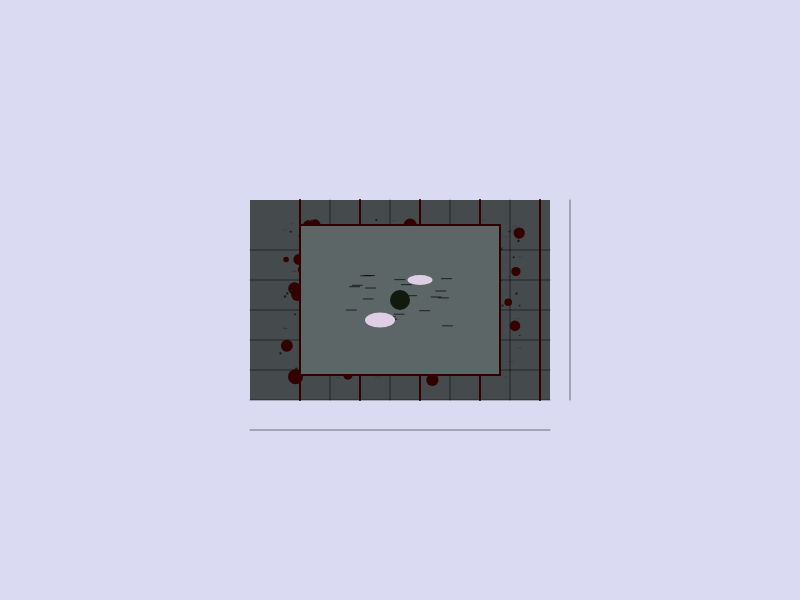
Frame 1 (no input)
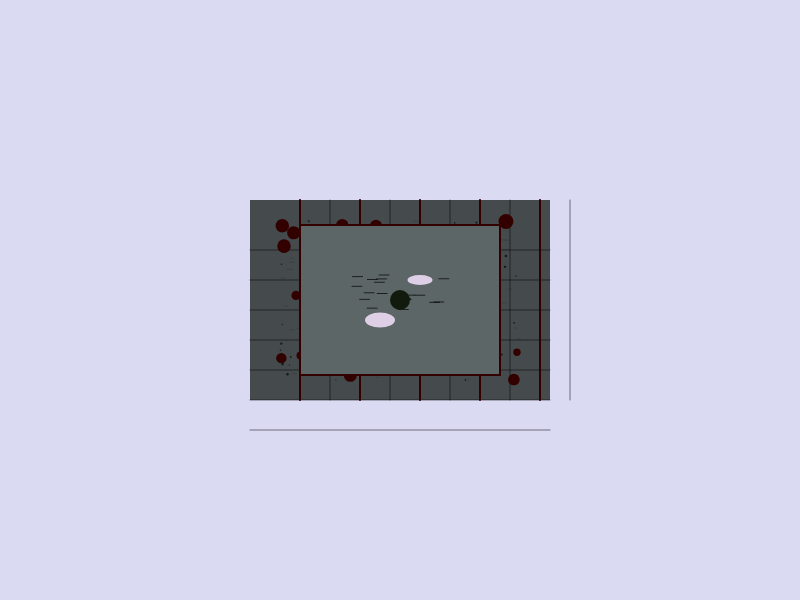
Frame 2 (the mouse pressed at the canvas centre, redrawn once)

The p5.js sketch that drew these frames (run headless with seeded random() and noise() and a simulated clock; the mouse was pressed at the canvas centre and the sketch redrawn once):

// p5.js sketch
// ── sketch.js
function setup() {
  createCanvas(800, 600);
  colorMode(HSB, 360, 100, 100, 1);
  noLoop();
}

function draw() {
  background(240, 10, 95); // dull ivory base

  // Main mechanical head structure
  fill(200, 10, 30); // dull chrome
  noStroke();
  rectMode(CENTER);
  rect(400, 300, 300, 200);

  // Panel joints and seams
  stroke(0, 0, 0, 0.5);
  strokeWeight(1);
  for (let i = 0; i < 10; i++) {
    line(300 + i * 30, 200, 300 + i * 30, 400);
  }
  for (let i = 0; i < 7; i++) {
    line(250, 250 + i * 30, 550, 250 + i * 30);
  }

  // Degradation textures
  fill(0, 100, 20); // deep red corrosion
  noStroke();
  for (let i = 0; i < 50; i++) {
    const x = random(280, 520);
    const y = random(220, 380);
    const s = random(5, 15);
    ellipse(x, y, s, s);
  }

  // Oxidized green patches
  fill(100, 40, 20); // oxidized green
  noStroke();
  for (let i = 0; i < 30; i++) {
    const x = random(320, 480);
    const y = random(240, 360);
    const w = random(10, 30);
    const h = random(5, 15);
    ellipse(x, y, w, h);
  }

  // Operational wear marks
  stroke(0, 0, 0, 0.3);
  strokeWeight(0.5);
  for (let i = 0; i < 100; i++) {
    const x = random(280, 520);
    const y = random(220, 380);
    const l = random(2, 6);
    line(x, y, x + l, y);
  }

  // Grime accumulation
  fill(0, 0, 10); // dark grime
  noStroke();
  for (let i = 0; i < 80; i++) {
    const x = random(280, 520);
    const y = random(220, 380);
    const s = random(1, 3);
    ellipse(x, y, s, s);
  }

  // Structural seams with corrosion
  stroke(0, 100, 20); // red corrosion
  strokeWeight(2);
  for (let i = 0; i < 5; i++) {
    const x = 300 + i * 60;
    line(x, 200, x, 400);
  }

  // Central panel with slight texture
  fill(180, 10, 40); // slightly darker chrome
  rect(400, 300, 200, 150);

  // Inner details
  stroke(0, 0, 0, 0.7);
  strokeWeight(1);
  for (let i = 0; i < 20; i++) {
    const x = random(350, 450);
    const y = random(270, 330);
    line(x - 5, y, x + 5, y);
  }

  // Decorative elements
  fill(100, 50, 10); // brown
  noStroke();
  ellipse(400, 300, 20, 20);

  // Reflections
  fill(280, 10, 90);
  noStroke();
  ellipse(420, 280, 25, 10);
  ellipse(380, 320, 30, 15);
}
